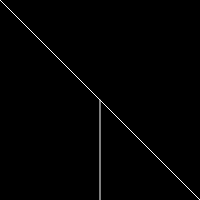
Frame 1 (no input)
Frame 60 (no input): identical to frame 1, image omitted
Frame 120 (the mouse pressed at the canvas centre since frame 60): identical to frame 1, image omitted

The p5.js sketch that drew this single still picture (run headless with seeded random() and noise() and a simulated clock; from frame 60 on, the mouse is pressed at the canvas centre):

// p5.js sketch
// ── sketch.js
function setup() {
    createCanvas(200, 200);
}

function draw() {
    background(0);
    stroke(255)
    line(0, 0, 200, 200);
    line(100, 100, 100, 200);
}
